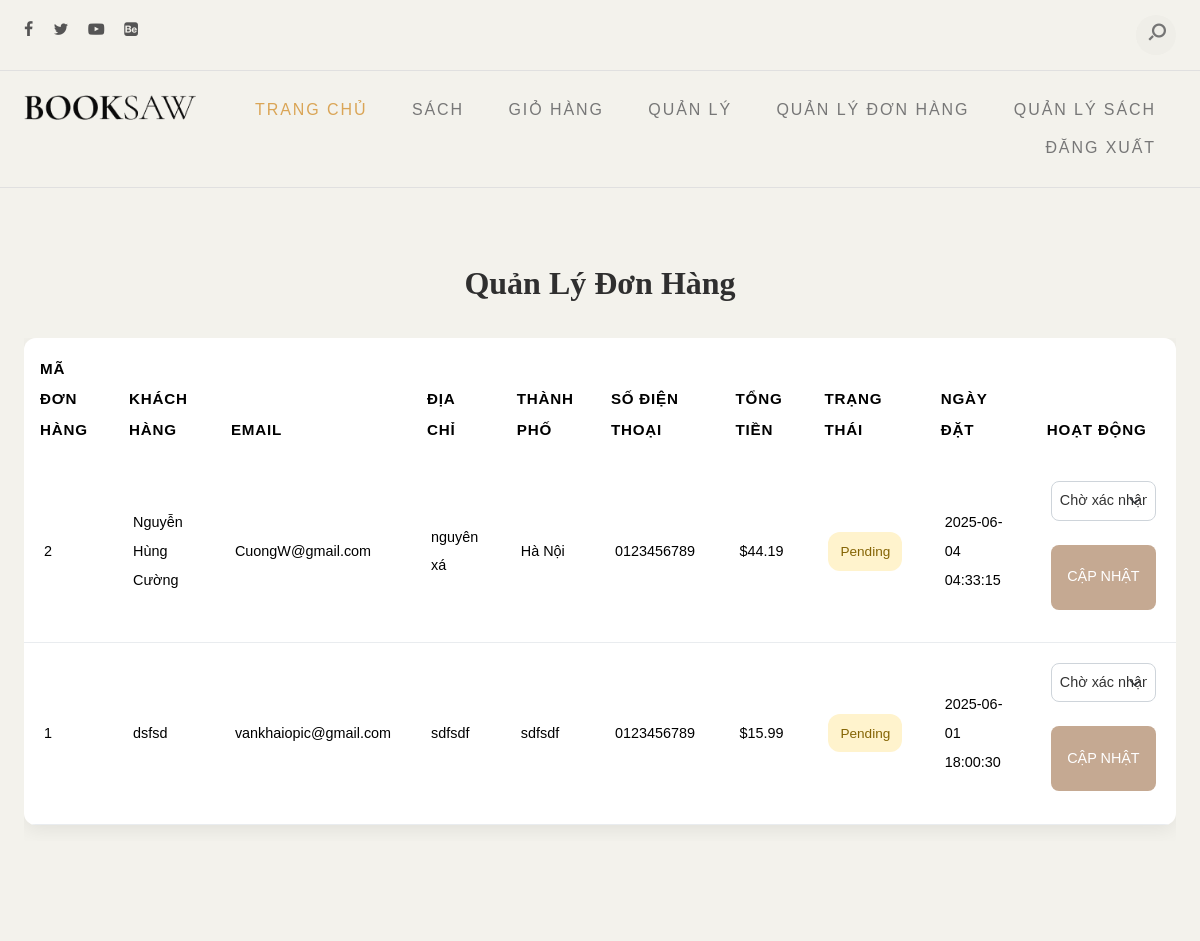
/admin/orders (signed in, upper part), run on an earlier commit of the app's database.
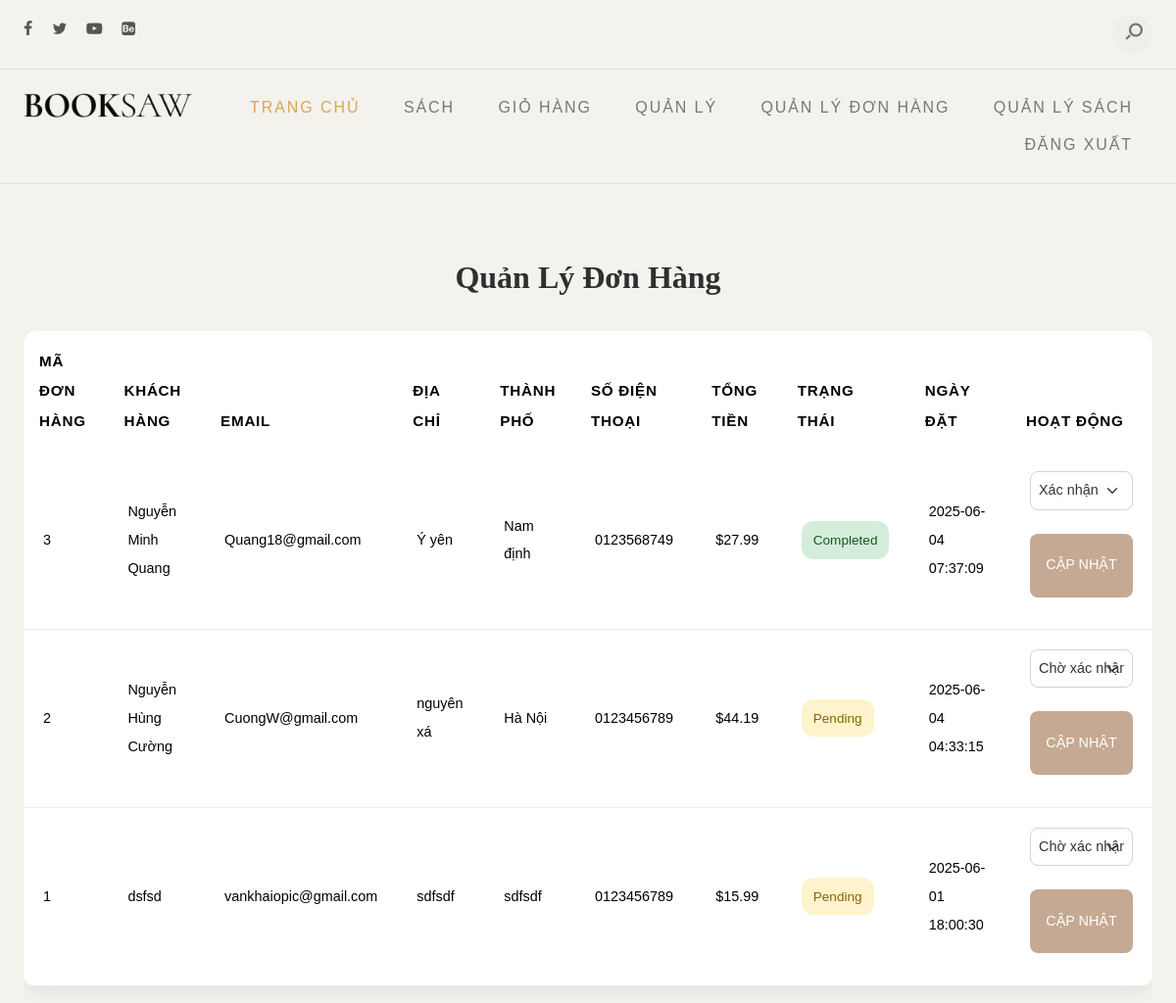
And on a later commit of the database.
### tables this page shows
CREATE TABLE Orders (
    order_id INTEGER PRIMARY KEY AUTOINCREMENT,
    full_name TEXT NOT NULL,
    email TEXT NOT NULL,
    address TEXT NOT NULL,
    city TEXT NOT NULL,
    phone TEXT NOT NULL,
    total_amount REAL NOT NULL,
    status TEXT DEFAULT 'Pending',
    created_at TIMESTAMP DEFAULT CURRENT_TIMESTAMP
);

### app.py (the view)
@app.route("/admin/orders")
def admin_orders():
    if check_admin_auth():
        return check_admin_auth()
    conn = get_db_connection()
    orders = conn.execute('SELECT * FROM Orders ORDER BY created_at DESC').fetchall()
    conn.close()
    return render_template("admin_orders.html", orders=orders)

### app.py (called while the page is built)
def get_db_connection():
    conn = sqlite3.connect('bookstore.db')
    conn.row_factory = sqlite3.Row  # Return rows as dictionaries
    return conn

def check_admin_auth():
    if 'admin_id' not in session:
        return redirect(url_for('admin_login'))
    return None

### templates/admin_orders.html (shortened to what this page needs)
{% extends "layout.html" %}
{% block body %}
<section class="admin-orders">
    <div class="container">
        <h1>Quản lý đơn hàng</h1>
        <div class="row">
            <div class="col-lg-12">
                <div class="table-responsive">
                    <table class="table">
                        <thead>
                            <tr>
                                <th>Mã đơn hàng</th>
                                <th>Khách hàng</th>
                                <th>Email</th>
                                <th>Địa chỉ</th>
                                <th>Thành phố</th>
                                <th>Số điện thoại</th>
                                <th>Tổng tiền</th>
                                <th>Trạng thái</th>
                                <th>Ngày đặt</th>
                                <th>Hoạt động</th>
                            </tr>
                        </thead>
                        <tbody>
                            {% for order in orders %}
                            <tr>
                                <td>{{ order.order_id }}</td>
                                <td>{{ order.full_name }}</td>
                                <td>{{ order.email }}</td>
                                <td>{{ order.address }}</td>
                                <td>{{ order.city }}</td>
                                <td>{{ order.phone }}</td>
                                <td>${{ "%.2f" | format(order.total_amount) }}</td>
                                <td>
                                    <span class="status-badge status-{{ order.status | lower }}">{{ order.status }}</span>
                                </td>
                                <td>{{ order.created_at }}</td>
                                <td>
                                    <select class="form-select status-select" data-order-id="{{ order.order_id }}">
                                        <option value="Pending" {% if order.status == 'Pending' %}selected{% endif %}>Chờ xác nhận</option>
                                        <option value="Completed" {% if order.status == 'Completed' %}selected{% endif %}>Xác nhận</option>
                                    </select>
                                    <button class="btn-update mt-2 btn btn-accent btn-full" onclick="updateOrderStatus({{ order.order_id }}, this.previousElementSibling.value)">Cập nhật</button>
                                </td>
                            </tr>
                            {% endfor %}
                        </tbody>
                    </table>
                </div>
            </div>
        </div>
    </div>
</section>
{% endblock %}

### templates/layout.html (shortened to what this page needs)
<!DOCTYPE html>
<html lang="vi">
    <head>
        <link href="https://cdn.jsdelivr.net/npm/bootstrap@5.3.1/dist/css/bootstrap.min.css" rel="stylesheet"
>
        <link rel="stylesheet" type="text/css" href="{{ url_for('static', filename='css/normalize.css') }}">
        <link rel="stylesheet" type="text/css" href="{{ url_for('static', filename='icomoon/icomoon.css') }}">
        <link rel="stylesheet" type="text/css" href="{{ url_for('static', filename='css/vendor.css') }}">
        <link rel="stylesheet" type="text/css" href="{{ url_for('static', filename='css/style.css') }}">
    </head>
    <body data-bs-spy="scroll" data-bs-target="#header" tabindex="0">
        <div id="header-wrap">
            <div class="top-content">
                <div class="container-fluid">
                    <div class="row">
                        <div class="col-md-6">
                            <div class="social-links">
                                <ul>
                                    <li><a href="#"><i class="icon icon-facebook"></i></a></li>
                                    <li><a href="#"><i class="icon icon-twitter"></i></a></li>
                                    <li><a href="#"><i class="icon icon-youtube-play"></i></a></li>
                                    <li><a href="#"><i class="icon icon-behance-square"></i></a></li>
                                </ul>
                            </div>
                        </div>
                        <div class="col-md-6">
                            <div class="right-element">
                                <div class="action-menu">
                                    <div class="search-bar">
                                        <a href="#" class="search-button search-toggle" data-selector="#header-wrap">
                                            <i class="icon icon-search"></i>
                                        </a>
                                        <form role="search" method="get" class="search-box" action="/search">
                                            <input class="search-field text search-input" placeholder="Tìm kiếm" type="search" name="q">
                                        </form>
                                    </div>
                                </div>
                            </div>
                        </div>
                    </div>
                </div>
            </div>
            <header id="header">
                <div class="container-fluid">
                    <div class="row">
                        <div class="col-md-2">
                            <div class="main-logo">
                                <a href="/"><img src="{{ url_for('static', filename='images/main-logo.png') }}" alt="logo"></a>
                            </div>
                        </div>
                        <div class="col-md-10">
                            <nav id="navbar">
                                <div class="main-menu stellarnav">
                                    <ul class="menu-list">
                                        <li class="menu-item active"><a href="/">Trang chủ</a></li>
                                        <li class="menu-item"><a href="/#popular-books" class="nav-link">Sách</a></li>
                                        <li class="menu-item"><a href="/cart" class="nav-link">Giỏ hàng</a></li>
                                        <li class="menu-item"><a href="/admin/login" class="nav-link">Quản lý</a></li>
                                        {% if session.admin_id %}
                                        <li class="menu-item"><a href="/admin/orders" class="nav-link">Quản lý đơn hàng</a></li>
                                        <li class="menu-item"><a href="/admin/books" class="nav-link">Quản lý sách</a></li>
                                        <li class="menu-item"><a href="/admin/logout" class="nav-link">Đăng xuất</a></li>
                                        {% endif %}
                                    </ul>
                                </div>
                            </nav>
                        </div>
                    </div>
                </div>
            </header>
        </div>
        {% block body %} {% endblock %}
    </body>
</html>

### static/icomoon/icomoon.css (style rules this page uses)
[class^="icon-"], [class*=" icon-"] { font-family: 'icomoon' !important; speak: never; font-style: normal; font-weight: normal; font-variant: normal; text-transform: none; line-height: 1; -webkit-font-smoothing: antialiased; -moz-osx-font-smoothing: grayscale; }
.icon-search:before { content: "\e905"; }
.icon-twitter:before { content: "\f099"; }
.icon-facebook:before { content: "\f09a"; }
.icon-youtube-play:before { content: "\f16a"; }
.icon-behance-square:before { content: "\f1b5"; }

### templates/admin_orders.html (style rules this page uses)
.admin-orders { padding: 3rem 0; min-height: 100vh; }
.admin-orders .container { max-width: 1400px; }
.admin-orders h1 { font-size: 2rem; font-weight: 700; margin-bottom: 2rem; text-align: center; }
.admin-orders .table { border-radius: 12px; box-shadow: 0 4px 20px rgba(0, 0, 0, 0.08); overflow: hidden; border-collapse: separate; border-spacing: 0; }
.admin-orders .table thead th { font-weight: 600; font-size: 0.95rem; text-transform: uppercase; letter-spacing: 0.05em; padding: 1rem; border-bottom: none; }
.admin-orders .table tbody tr { transition: background-color 0.2s ease; }
.admin-orders .table tbody td { vertical-align: middle; padding: 1.25rem; font-size: 0.9rem; border-bottom: 1px solid #e9ecef; }
.status-badge { display: inline-block; padding: 0.35rem 0.75rem; border-radius: 12px; font-size: 0.85rem; font-weight: 500; text-transform: capitalize; }
.status-pending { background-color: #fff3cd; color: #856404; }
.status-completed { background-color: #d4edda; color: #155724; }
.form-select { border-radius: 8px; padding: 0.5rem; font-size: 0.9rem; border: 1px solid #ced4da; transition: border-color 0.2s ease; }
.btn-update { background-color: #007bff; border: none; padding: 0.5rem 1rem; border-radius: 8px; font-size: 0.9rem; font-weight: 500; color: #fff; transition: background-color 0.2s ease, transform 0.1s ease; }

What changed in the data, as far as the page shows it:
added Orders: order_id "3", full_name "Nguyễn Minh Quang", email "Quang18@gmail.com", address "Ý yên", city "Nam định", phone "0123568749", total_amount "27.99", status "Completed", created_at "2025-06-04 07:37:09", status+order_id "Xác nhận"
